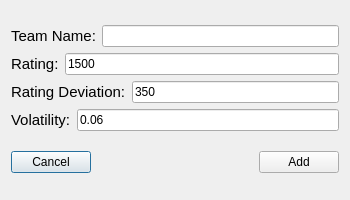
<?xml version="1.0" encoding="UTF-8"?>
<ui version="4.0">
 <class>addTeamDialog</class>
 <widget class="QDialog" name="addTeamDialog">
  <property name="geometry">
   <rect>
    <x>0</x>
    <y>0</y>
    <width>350</width>
    <height>200</height>
   </rect>
  </property>
  <property name="minimumSize">
   <size>
    <width>350</width>
    <height>200</height>
   </size>
  </property>
  <property name="maximumSize">
   <size>
    <width>350</width>
    <height>200</height>
   </size>
  </property>
  <property name="windowTitle">
   <string>Add Team</string>
  </property>
  <layout class="QVBoxLayout" name="verticalLayout">
   <item>
    <layout class="QVBoxLayout" name="valueLay">
     <item>
      <layout class="QHBoxLayout" name="teamNameLay">
       <item>
        <widget class="QLabel" name="teamNameLabel">
         <property name="minimumSize">
          <size>
           <width>0</width>
           <height>0</height>
          </size>
         </property>
         <property name="font">
          <font>
           <pointsize>11</pointsize>
          </font>
         </property>
         <property name="text">
          <string>Team Name:</string>
         </property>
        </widget>
       </item>
       <item>
        <widget class="QLineEdit" name="teamNameInput">
         <property name="text">
          <string/>
         </property>
        </widget>
       </item>
      </layout>
     </item>
     <item>
      <layout class="QHBoxLayout" name="ratingLay">
       <item>
        <widget class="QLabel" name="ratingLabel">
         <property name="minimumSize">
          <size>
           <width>0</width>
           <height>0</height>
          </size>
         </property>
         <property name="font">
          <font>
           <pointsize>11</pointsize>
          </font>
         </property>
         <property name="text">
          <string>Rating:</string>
         </property>
        </widget>
       </item>
       <item>
        <widget class="QLineEdit" name="ratingInput">
         <property name="text">
          <string>1500</string>
         </property>
        </widget>
       </item>
      </layout>
     </item>
     <item>
      <layout class="QHBoxLayout" name="ratDevLay">
       <item>
        <widget class="QLabel" name="ratDevLabel">
         <property name="minimumSize">
          <size>
           <width>0</width>
           <height>0</height>
          </size>
         </property>
         <property name="font">
          <font>
           <pointsize>11</pointsize>
          </font>
         </property>
         <property name="text">
          <string>Rating Deviation:</string>
         </property>
        </widget>
       </item>
       <item>
        <widget class="QLineEdit" name="ratDevInp">
         <property name="text">
          <string>350</string>
         </property>
        </widget>
       </item>
      </layout>
     </item>
     <item>
      <layout class="QHBoxLayout" name="volLay">
       <item>
        <widget class="QLabel" name="volLabel">
         <property name="minimumSize">
          <size>
           <width>0</width>
           <height>0</height>
          </size>
         </property>
         <property name="font">
          <font>
           <pointsize>11</pointsize>
          </font>
         </property>
         <property name="text">
          <string>Volatility:</string>
         </property>
        </widget>
       </item>
       <item>
        <widget class="QLineEdit" name="volInput">
         <property name="text">
          <string>0.06</string>
         </property>
        </widget>
       </item>
      </layout>
     </item>
    </layout>
   </item>
   <item>
    <layout class="QHBoxLayout" name="finalButtonLay">
     <item>
      <widget class="QPushButton" name="cancelTeamAddButton">
       <property name="text">
        <string>Cancel</string>
       </property>
      </widget>
     </item>
     <item>
      <spacer name="buttonSpacer">
       <property name="orientation">
        <enum>Qt::Horizontal</enum>
       </property>
       <property name="sizeHint" stdset="0">
        <size>
         <width>70</width>
         <height>20</height>
        </size>
       </property>
      </spacer>
     </item>
     <item>
      <widget class="QPushButton" name="addTeamButton">
       <property name="text">
        <string>Add</string>
       </property>
      </widget>
     </item>
    </layout>
   </item>
  </layout>
 </widget>
 <layoutdefault spacing="6" margin="11"/>
 <resources/>
 <connections/>
</ui>
